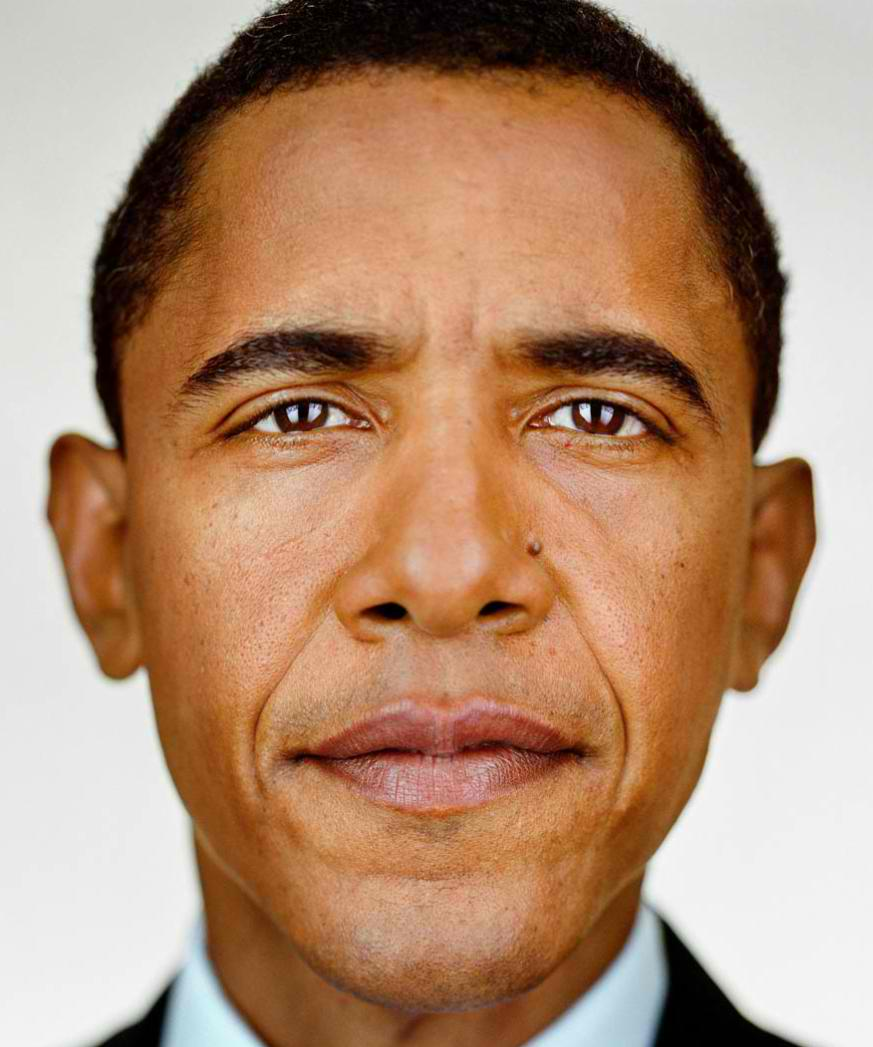
#> input picture Lab3.1/01.jpg, 873 x 1047 px, found by its file name; its folder holds only this picture in this run
$ python image_similarity.py   (older library calls are emulated)
#> lines starting #> are read from the running program, lines starting #| are printed output that depends on the picture
"""
in /TNM098LAB3 RUN
python3 lab3.1/image_similarity.py
line 223 "reference_idx" variable changes ref image
"""
import cv2
import numpy as np
import os
from scipy.spatial import distance
from typing import List, Tuple
import matplotlib.pyplot as plt

class ImageAnalyzer:
    def __init__(self):
        self.feature_weights = {
            'color_hist': 0.35,    # Color histogram weight - highest as color is often the most important visual feature
            'edge_features': 0.30,  # Edge features weight - second highest as edges capture structural information
            'luminance': 0.15,     # Luminance distribution weight - medium importance for texture and contrast
            'central_region': 0.15, # Central region features weight - medium importance for main subject
            'corner_features': 0.05 # Corner features weight - lowest as corners are more sensitive to noise
        }

    def load_image(self, path: str) -> np.ndarray:
        """
        Load and preprocess image for analysis.
        - Resizes images to a consistent size (256x256) for uniform feature extraction
        - Ensures all images are processed with the same dimensions
        """
        img = cv2.imread(path)
        if img is None:
            raise ValueError(f"Could not load image: {path}")
        return cv2.resize(img, (256, 256))  # Resize for consistent analysis

    def extract_color_histogram(self, img: np.ndarray) -> np.ndarray:
        """
        Extract color features using HSV color space histogram.
        - Converts to HSV color space (better for color comparison than RGB)
        - Creates a 3D histogram with 12 bins for each channel (Hue, Saturation, Value)
        - Total of 12×12×12 = 1,728 bins for detailed color information
        - Normalizes the histogram to make it scale-invariant
        """
        hsv = cv2.cvtColor(img, cv2.COLOR_BGR2HSV)
        hist = cv2.calcHist([hsv], [0, 1, 2], None, [12, 12, 12], [0, 180, 0, 256, 0, 256])
        return cv2.normalize(hist, hist).flatten()

    def extract_edge_features(self, img: np.ndarray) -> np.ndarray:
        """
        Extract structural features using edge detection.
        - Uses adaptive thresholding to handle varying lighting conditions
        - Applies Canny edge detection to find significant edges
        - Creates a 64-bin histogram of edge strengths
        - Captures the structural information and shapes in the image
        """
        gray = cv2.cvtColor(img, cv2.COLOR_BGR2GRAY)
        thresh = cv2.adaptiveThreshold(gray, 255, cv2.ADAPTIVE_THRESH_GAUSSIAN_C,
                                     cv2.THRESH_BINARY, 11, 2)
        edges = cv2.Canny(thresh, 50, 150)
        hist = cv2.calcHist([edges], [0], None, [64], [0, 256])
        return cv2.normalize(hist, hist).flatten()

    def extract_luminance_features(self, img: np.ndarray) -> np.ndarray:
        """
        Extract texture and contrast features using gradient magnitude.
        - Calculates gradient magnitude using Sobel operators
        - Creates a 64-bin histogram of gradient magnitudes
        - Captures texture information and local contrast
        - Helps distinguish between smooth and textured regions
        """
        gray = cv2.cvtColor(img, cv2.COLOR_BGR2GRAY)
        sobelx = cv2.Sobel(gray, cv2.CV_64F, 1, 0, ksize=3)
        sobely = cv2.Sobel(gray, cv2.CV_64F, 0, 1, ksize=3)
        magnitude = np.sqrt(sobelx**2 + sobely**2)
        hist = cv2.calcHist([magnitude.astype(np.uint8)], [0], None, [64], [0, 256])
        return cv2.normalize(hist, hist).flatten()

    def extract_central_region(self, img: np.ndarray) -> np.ndarray:
        """
        Extract features from the central region of the image.
        - Focuses on the central 50% of the image
        - Creates a color histogram of the central region
        - Helps capture the main subject of the image
        - Useful for images where the main subject is centered
        """
        h, w = img.shape[:2]
        center = img[h//4:3*h//4, w//4:3*w//4]
        hsv = cv2.cvtColor(center, cv2.COLOR_BGR2HSV)
        hist = cv2.calcHist([hsv], [0, 1, 2], None, [8, 8, 8], [0, 180, 0, 256, 0, 256])
        return cv2.normalize(hist, hist).flatten()

    def extract_corner_features(self, img: np.ndarray) -> np.ndarray:
        """
        Extract corner features using Harris corner detection.
        - Detects corners using Harris corner detection
        - Creates a 32-bin histogram of corner strengths
        - Captures structural details and keypoints
        - Useful for identifying specific points of interest
        """
        gray = cv2.cvtColor(img, cv2.COLOR_BGR2GRAY)
        corners = cv2.cornerHarris(gray, 2, 3, 0.04)
        corners = cv2.dilate(corners, None)
        hist = cv2.calcHist([corners.astype(np.uint8)], [0], None, [32], [0, 256])
        return cv2.normalize(hist, hist).flatten()

    def extract_features(self, img: np.ndarray) -> np.ndarray:
        """
        Combine all features into a single feature vector.
        - Extracts all individual features
        - Applies the predefined weights to each feature type
        - Combines them into a single vector
        - Normalizes the final vector to unit length for cosine similarity
        """
        features = []

        # Extract all features
        color_hist = self.extract_color_histogram(img)
        edge_features = self.extract_edge_features(img)
        luminance = self.extract_luminance_features(img)
        central_region = self.extract_central_region(img)
        corner_features = self.extract_corner_features(img)

        # Combine features with weights
        features.extend(color_hist * self.feature_weights['color_hist'])
        features.extend(edge_features * self.feature_weights['edge_features'])
        features.extend(luminance * self.feature_weights['luminance'])
        features.extend(central_region * self.feature_weights['central_region'])
        features.extend(corner_features * self.feature_weights['corner_features'])

        # Normalize the combined feature vector
        features = np.array(features)
        return features / np.linalg.norm(features)

    def compute_similarity_matrix(self, image_paths: List[str]) -> Tuple[np.ndarray, List[str]]:
        """
        Compute similarity matrix for all images using cosine similarity.
        - Extracts features for all images
        - Computes pairwise similarity using cosine similarity
        - The distance is calculated as 1 - cosine_similarity
        - Returns a matrix where:
          * 0 means identical images
          * 1 means completely different images
          * Values in between indicate degree of similarity
        """
        n_images = len(image_paths)
        features = []

        # Extract features for all images
        for path in image_paths:
            img = self.load_image(path)
#> in load_image, img is the input picture: shape (1047, 873, 3); mean B, G, R 116.5, 142.9, 179.4
#> in load_image, `return cv2.resize(img, (256, 256))`:
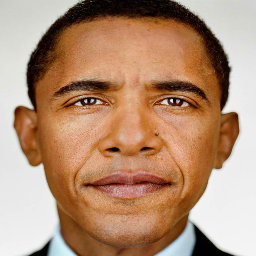
#> returned value: shape (256, 256, 3); mean of channels 0, 1, 2 116.4, 142.8, 179.3; drawn as B, G, R
            features.append(self.extract_features(img))
#> in extract_color_histogram, `hsv = cv2.cvtColor(img, cv2.COLOR_BGR2HSV)`: hsv: shape (256, 256, 3); mean H, S, V 15.4, 109.3, 180
#> in extract_features, `color_hist = self.extract_color_histogram(img)`: color_hist = 1728 values, max 0.603 at index 11, min 0 at index 1, mean 0.00295
#> in extract_edge_features, `thresh = cv2.adaptiveThreshold(gray, 255, cv2.ADAPTIVE_THRESH_GAUSSIAN..`:
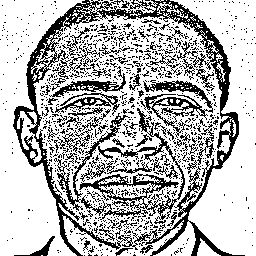
#> thresh: shape (256, 256); 71.3% white; black in thin lines or dots
#> in extract_edge_features, `edges = cv2.Canny(thresh, 50, 150)`:
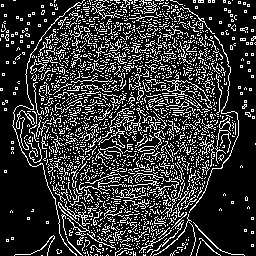
#> edges: shape (256, 256); 20.8% white in thin lines or dots
#> in extract_edge_features, `hist = cv2.calcHist([edges], [0], None, [64], [0, 256])`: hist = 64 values, max 51914 at index 0, min 0 at index 1, mean 1024
#> in extract_features, `edge_features = self.extract_edge_features(img)`: edge_features = 64 values, max 0.967 at index 0, min 0 at index 1, mean 0.0191
#> in extract_luminance_features, `sobely = cv2.Sobel(gray, cv2.CV_64F, 0, 1, ksize=3)`:
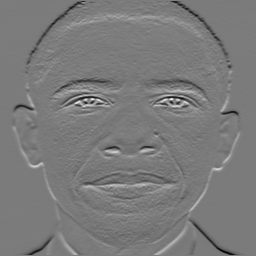
#> sobely: shape (256, 256) float64; min -723, max 774, mean -0.4; drawn with min black and max white
#> in extract_luminance_features, `magnitude = np.sqrt(sobelx**2 + sobely**2)`:
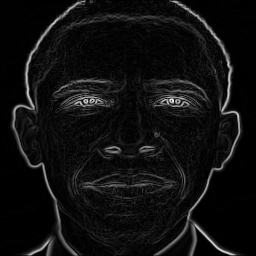
#> magnitude: shape (256, 256) float64; min 0, max 899.6, mean 56.6; drawn with min black and max white
#> in extract_luminance_features, `hist = cv2.calcHist([magnitude.astype(np.uint8)], [0], None, [64], [0,..`: hist = 64 values, max 11060 at index 0, min 70 at index 61, mean 1024
#> in extract_features, `luminance = self.extract_luminance_features(img)`: luminance = 64 values, max 0.677 at index 0, min 0.00429 at index 61, mean 0.0627
#> in extract_central_region, `center = img[h//4:3*h//4, w//4:3*w//4]`:
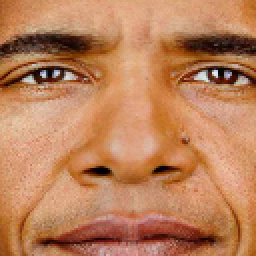
#> center: shape (128, 128, 3) (shown 2 times larger); mean of channels 0, 1, 2 90.3, 128.7, 188; drawn as B, G, R
#> in extract_central_region, `hsv = cv2.cvtColor(center, cv2.COLOR_BGR2HSV)`: hsv: shape (128, 128, 3); mean H, S, V 12.9, 138.8, 188.1
#> in extract_features, `central_region = self.extract_central_region(img)`: central_region = 512 values, max 0.795 at index 30, min 0 at index 0, mean 0.00563
#> in extract_corner_features, `corners = cv2.dilate(corners, None)`:
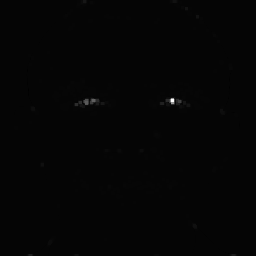
#> corners: shape (256, 256) float32; min -0.00121, max 0.0509, mean 5.17e-05; drawn with min black and max white
#> in extract_corner_features, `hist = cv2.calcHist([corners.astype(np.uint8)], [0], None, [32], [0, 2..`: hist = 32 values, max 65536 at index 0, min 0 at index 1, mean 2048
#> in extract_features, `corner_features = self.extract_corner_features(img)`: corner_features = 32 values, max 1 at index 0, min 0 at index 1, mean 0.0312
#> in extract_features, `features = np.array(features)`: features = 2400 values, max 0.29 at index 1728, min 0 at index 1, mean 0.00135

        # Compute similarity matrix using cosine similarity
        similarity_matrix = np.zeros((n_images, n_images))
        for i in range(n_images):
            for j in range(n_images):
                # Cosine similarity: 1 - similarity = distance
                similarity_matrix[i, j] = 1 - np.dot(features[i], features[j])

        return similarity_matrix, image_paths

    # [50 lines left out: functions rank_similar_images, visualize_similarity_matrix, visualize_all_images, not called in this run]

def main():
    # Initialize analyzer
    analyzer = ImageAnalyzer()

    # Get all image paths
    image_dir = "lab3.1"
    image_paths = [os.path.join(image_dir, f"{i:02d}.jpg") for i in range(1, 13)]

    # Compute similarity matrix
    similarity_matrix, image_paths = analyzer.compute_similarity_matrix(image_paths)

    # Choose reference image (e.g., first image)
    reference_idx = 5
    ranked_images = analyzer.rank_similar_images(similarity_matrix, image_paths, reference_idx)

    # Print results
    print("\nRanking of images by similarity to reference image:")
    print(f"Reference image: {image_paths[reference_idx]}")
    print("\nRank\tImage\t\tDistance")
    print("-" * 40)
    for i, (img_path, dist) in enumerate(ranked_images):
        print(f"{i+1}\t{os.path.basename(img_path)}\t{dist:.4f}")

    # Create visualizations
    analyzer.visualize_similarity_matrix(similarity_matrix, image_paths)
    analyzer.visualize_all_images(ranked_images, image_paths[reference_idx])
    print("\nVisualizations saved as 'similarity_matrix.png' and 'all_images.png'")

if __name__ == "__main__":
#> (the run stopped early here; a loop or call above may not have finished)
